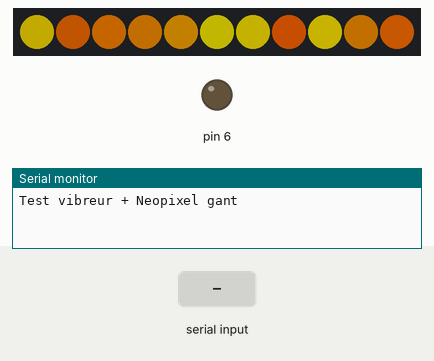
Simulated run of this sketch. Board: Arduino Uno, built with avr-gcc and run on an emulated ATmega328P. On the bench: 11 RGB LEDs in strip order, left to right, output pins drawn as LEDs (lit = HIGH), the last lines printed to the serial monitor. Inputs (shaded band) come from the test bench. Dim RGB values are drawn brighter than linear; random numbers use the default seed unless the sketch sets one.

Above: at 1.2 s.
1.3 s: byte 30 received over Serial
At 1.65 s:
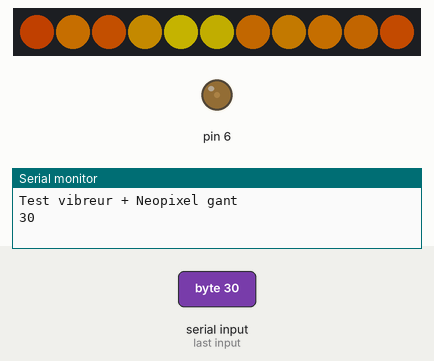
3.9 s: byte 90 received over Serial
At 7.96 s:
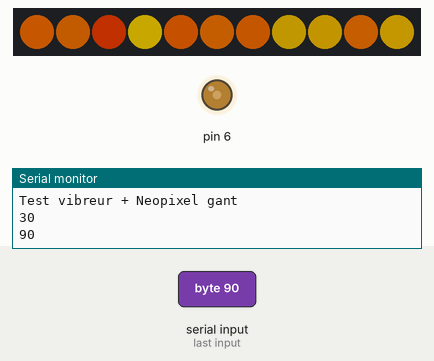
At 10.67 s:
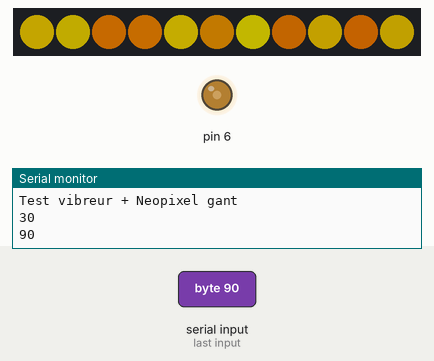
Timing chart, 0 to 12.2 s (numbered marks = the images above; inputs shaded):
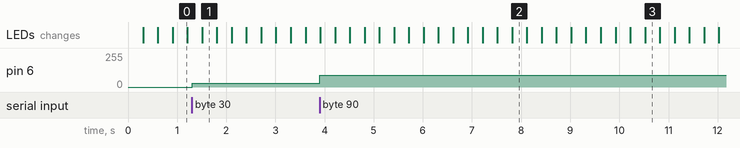

The sketch:

vibreur___Neop.ino
```cpp
#include <Adafruit_NeoPixel.h>

#define PIN 7 //pin number that you have connected your data pin to
#define PIXNUMBER 11 //number of neopixels you have connected

Adafruit_NeoPixel strip = Adafruit_NeoPixel(PIXNUMBER, PIN, NEO_GRB + NEO_KHZ800); //1. nuber defines number of pixels you have connected, 2. is number of the pin your data is connected to, 3 and 4 are other arguments but use these as they are default for most neopixels but refet to datasheet for other options

float bright ;
int coul;
int red;
int green;
int blue;

unsigned long timeTag ;
int intens = 70;
int message ;

void setup() {
Serial.begin(9600);

  strip.begin();
  strip.setBrightness(100);
  strip.show();//sets all pixels to off state
Serial.println("Test vibreur + Neopixel gant");
pinMode(6, OUTPUT);
}

void loop() {

if (Serial.available() >0) {message = Serial.read(); Serial.println(message);}
//if (intens > 255) {intens = 70;}
analogWrite(6, message);

for(int i=0 ; i<PIXNUMBER ; i++) {
    red  = random(210, 255);

    green= red - 160 ;
    green= green + random(0,150);

    blue = green + random(0, green);

    blue= random(0, 2);

    strip.setPixelColor(i, red, green, blue);

    }
strip.show();

//intens++;
//delay(100);
}
```

Measured:
- after the input at 1.3 s, pin 6: 0/255 → 30/255 at once
- after the input at 3.9 s, pin 6: 30/255 → 90/255 at once
